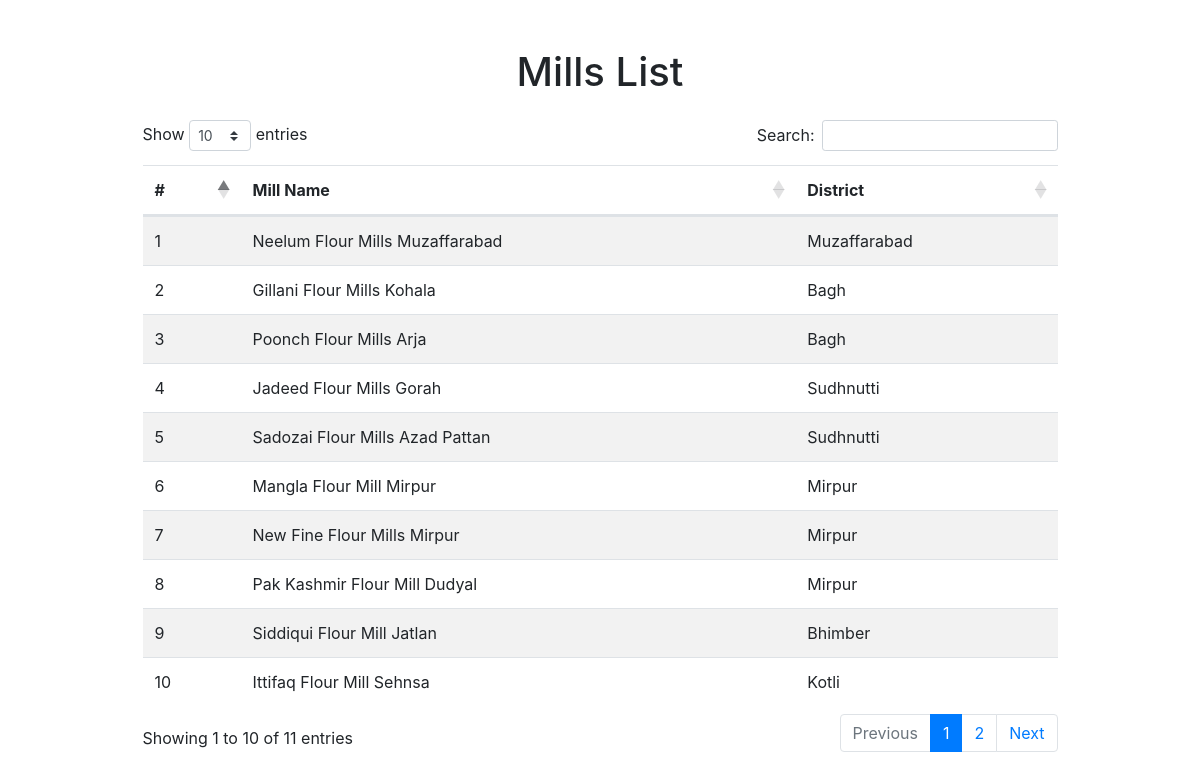
/lists/mills.php, run on the app's committed database.
### tables this page shows
CREATE TABLE `mills` (
  `id` int(11) NOT NULL,
  `mill_name` varchar(255) NOT NULL,
  `division_id` int(11) NOT NULL,
  `district_id` int(11) NOT NULL
);

CREATE TABLE `districts` (
  `id` int(11) NOT NULL,
  `division_id` int(11) NOT NULL,
  `district_name` varchar(255) NOT NULL
);

### lists/mills.php (the view, shortened to what this page needs)
<!DOCTYPE html>
<html>
<head>
  <link rel="stylesheet" href="https://maxcdn.bootstrapcdn.com/bootstrap/4.5.2/css/bootstrap.min.css">
  <link rel="stylesheet" href=" https://cdn.datatables.net/1.13.6/css/dataTables.bootstrap4.min.css">
</head>
<?php
include_once '../conn.php';
$sql = "SELECT mills.mill_name, districts.district_name
FROM mills
INNER JOIN districts ON mills.district_id = districts.id
WHERE mills.id NOT IN (12, 9999);";
$godams = $conn->query($sql);
?>
<body>
  <div class="container-fluid p-5">
    <div class="row">
        <div class="col-lg-10 mx-auto" id="mill">
        <h1 class="mb-4 text-center">Mills List</h1>
        <table class="table table-striped" id="datatable">
          <thead>
            <tr>
                 <th scope="col">#</th>
              <th scope="col">Mill Name</th>
            <th scope="col">District</th>
            </tr>
          </thead>
          <tbody>
<?php
$count = 1;
         while ($row_d = $godams->fetch_assoc())  { ?>
                <tr>
                  <td> <?php echo $count; ?></td>
                  <td> <?php echo $row_d["mill_name"]; ?></td>
                     <td> <?php echo $row_d["district_name"]; ?></td>
                </tr>
            <?php
             $count ++;
            }
?>
          </tbody>
        </table>
      </div>
      </div>
    </div>
</body>
</html>

### data on the page
mills: mill_name "Neelum Flour Mills Muzaffarabad", district.district_name "Muzaffarabad"
mills: mill_name "Gillani Flour Mills Kohala", district.district_name "Bagh"
mills: mill_name "Poonch Flour Mills Arja", district.district_name "Bagh"
mills: mill_name "Jadeed Flour Mills Gorah", district.district_name "Sudhnutti"
mills: mill_name "Sadozai Flour Mills Azad Pattan", district.district_name "Sudhnutti"
mills: mill_name "Mangla Flour Mill Mirpur", district.district_name "Mirpur"
mills: mill_name "New Fine Flour Mills Mirpur", district.district_name "Mirpur"
mills: mill_name "Pak Kashmir Flour Mill Dudyal", district.district_name "Mirpur"
mills: mill_name "Siddiqui Flour Mill Jatlan", district.district_name "Bhimber"
mills: mill_name "Ittifaq Flour Mill Sehnsa", district.district_name "Kotli"
